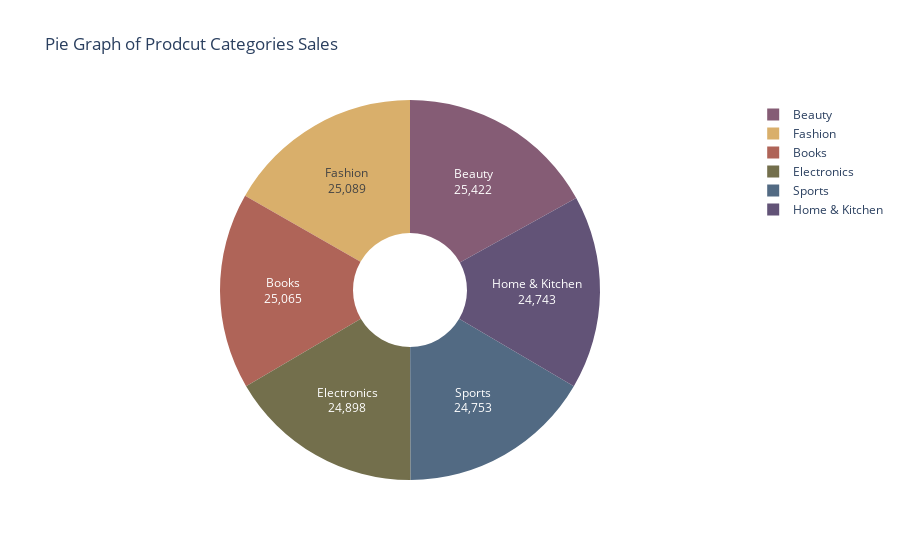

Notebook code for this chart:
### Code cell
fig = px.pie(
    category_amount_sold,
    names='product_category',
    values='quantity_sold',
    hole=0.3,
    color_discrete_sequence=px.colors.qualitative.Antique, 
    title='Pie Graph of Prodcut Categories Sales',
    labels={
        'product_category' : 'Product Category',
        'quantity_sold' : 'Quantity Sold'
    }
)  
fig.update_traces(textinfo='label+value')
fig.show()

### Figure 1 — Plotly figure (JSON) as saved in the notebook; plotly's stock layout.template omitted (floating-point values rounded to 4 significant figures)
{"data": [{"domain": {"x": [0, 1], "y": [0, 1]}, "hole": 0.3, "hovertemplate": "Product Category=%{label}<br>Quantity Sold=%{value}<extra></extra>", "labels": ["Beauty", "Books", "Electronics", "Fashion", "Home & Kitchen", "Sports"], "legendgroup": "", "name": "", "showlegend": true, "textinfo": "label+value", "type": "pie", "values": [25422, 25065, 24898, 25089, 24743, 24753]}], "layout": {"legend": {"tracegroupgap": 0}, "piecolorway": ["rgb(133, 92, 117)", "rgb(217, 175, 107)", "rgb(175, 100, 88)", "rgb(115, 111, 76)", "rgb(82, 106, 131)", "rgb(98, 83, 119)", "rgb(104, 133, 92)", "rgb(156, 156, 94)", "rgb(160, 97, 119)", "rgb(140, 120, 93)", "rgb(124, 124, 124)"], "title": {"text": "Pie Graph of Prodcut Categories Sales"}}}
